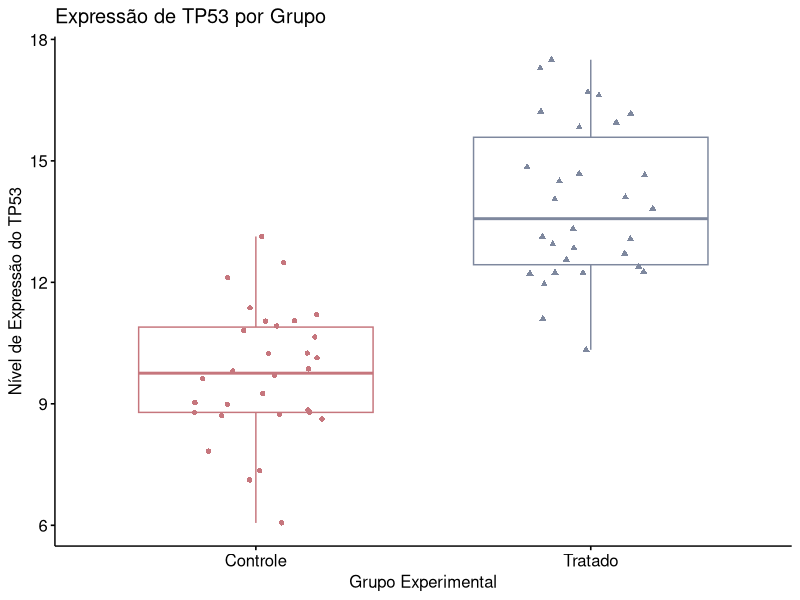

Reproduce this figure in R. (Note: this script raises an error after producing the figure.)
## ---- chunk 1
library(ggpubr)

PALETTE = c("#c6767d", "#7e889e")
## ---- chunk 2
df = read.table("data/gene_expression.tab", header = T, sep = "\t")
head(df)
## ---- chunk 3
# value_counts()
table(df$sexo)
## ---- chunk 4
ggboxplot(
  data = df,
  x = "grupo", #CATEGORICO
  y = "TP53", #NUMERICO
  color = "grupo", #deixa a cor diferente para cada X, porém se eu colocar uma coluna diferente para comparar tambem eu consigo colocar o noem de outra coluna aqui
  palette = PALETTE,
  add = "jitter",
  shape = "grupo",
  #combine =  T,  #fecha a parte de cima e do lado
  title = "Expressão de TP53 por Grupo",
  xlab = "Grupo Experimental",
  ylab = "Nível de Expressão do TP53"
) + rremove("legend")
  + stat_compare_means(method = "t.test", label.x = 1.3, label.y = 18)

## ---- chunk 5
ggviolin(
  data = df,
  x = "grupo",
  y = "EGFR",
  fill = "grupo",
  palette = PALETTE,
  add = "boxplot",
  add.params = list(fill = "white"),
  title = "Distrição da Expressão do EGFR",
  xlab = "Grupo",
  ylab = "Nível de Expressão"
) + stat_compare_means(method = "wilcox.test", label.y = 32)

## ---- chunk 6

ggdotplot(
  data = df,
  x = "grupo",
  y = "BRCA1",
  fill = "grupo",
  palette = "jco",
  binwidth = 0.4,
  dotsize = 1,
  add.params = list(fill = "white"),
  title = "Dot plot da Expressão do BRCA1",
  xlab = "Grupo",
  ylab = "Nível de Expressão"
) + stat_compare_means(method = "t.test", label.x = 1.35)

## ---- chunk 7
ggdotplot(
  data = df,
  x = "grupo",
  y = "BRCA1",
  fill = "grupo",
  palette = "jco",
  binwidth = 0.5,
  add.params = list(fill = "white"),
  dotsize = 1,
  title = "Dot plot da Expressão do BRCA1",
  xlab = "Grupo",
  ylab = "Nível de Expressão"
) + stat_compare_means(method = "t.test", label.x = 1.35)
## ---- chunk 8
minhas_comparacoes = list(c("Tipo_A", "Tipo_B"), c("Tipo_A", "Tipo_C"), c("Tipo_B", "Tipo_C"))
## ---- chunk 9
ggboxplot(
  data = df,
  x = "tipo_tumoral", #CATEGORICO
  y = "EGFR", #NUMERICO
  color = "tipo_tumoral", #deixa a cor diferente para cada X, porém se eu colocar uma coluna diferente para comparar tambem eu consigo colocar o noem de outra coluna aqui
  palette = "npg",
  add = "jitter",
  #combine =  T,  #fecha a parte de cima e do lado
  title = "Expressão de EGFR entre os tipos tumorais",
  xlab = "Grupo Experimental",
  ylab = "Nível de Expressão"
) + rremove("legend") +
  stat_compare_means(method = "anova", label.y = 37, label.x = 0.87) +
  stat_compare_means(comparisons = minhas_comparacoes, method = "t.test")
## ---- chunk 10
ggscatter(df,
          x = "TP53",
          y = "EGFR",
          add = "reg.line",
          conf.int = T,
          color = "grupo",
          palette = "jco",
          shape = "grupo",
          title = "Correlação entre Expressão de TP53 e EGFR") +
  stat_cor(method = "pearson", label.x = 9.5, label.y = 32) +
  rremove("legend.title")
## ---- chunk 11
ggscatter(df,
          x = "TP53",
          y = "EGFR",
          add = "reg.line",
          conf.int = T,
          color = "grupo",
          palette = "jco",
          shape = "grupo",
          facet.by = "grupo",
          title = "Correlação entre Expressão de TP53 e EGFR") +
  stat_cor(method = "pearson") +
  rremove("legend.title")
## ---- chunk 12
ggbarplot(df,
          x = "grupo",
          y = "EGFR",
          add = c("jitter", "mean_se"),
          color = "sexo",
          fill = "sexo",
          palette = PALETTE,
          position = position_dodge(0.8),
          title = "Média de Expressão de TP53 por Grupo e Sexo",
          xlab = "Grupo",
          ylab = "Média de Expressão (+/- SE)") +
  stat_compare_means(aes(group = sexo), label = "p.signif") +
  rremove("legend.title")
## ---- chunk 13
ggdensity(df,
          x = "TP53",
          add = "mean",
          rug = T,
          color = "tipo_tumoral",
          fill = "tipo_tumoral",
          palette = "Set2",
          facet.by = "grupo",
          title = "Curva de densidade da Expressao de TP53",
          xlab = "Expressão de TP53",
          ylab = "Densidade")
